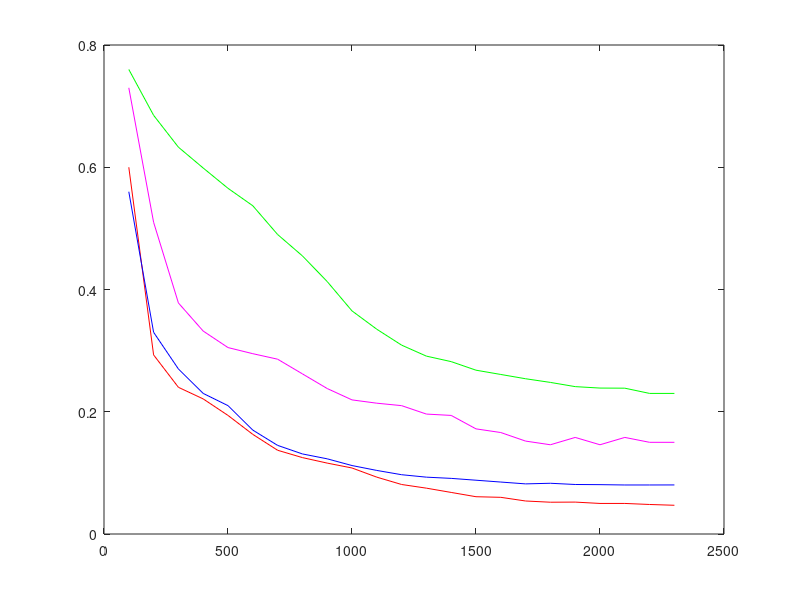

Here is the MATLAB script that generated this plot: (Note: this script raises an error after producing the figure.)
% The Original Data
%pendigits
clear;clc;
T_KBPA0p = [0.0032	0.0028	0.0025	0.0022	0.0022	0.0021	0.0020	0.0022	0.0022	0.0021	0.0022	0.0022	0.0022	0.0025	0.0026	0.0024	0.0023	0.0023	0.0022	0.0024	0.0023	0.0025	0.0022	0.0022	0.0016	0.0025	0.0026	0.0026	0.0024	0.0025	0.0027	0.0026	0.0023	0.0019	0.0024	0.0024	0.0027	0.0027	0.0027	0.0028	0.0029	0.0027	0.0024	0.0028	0.0030	0.0027	0.0025	0.0028	0.0031	0.0028	0.0027	0.0029	0.0032	0.0034	0.0029	0.0032	0.0031	0.0032	0.0022	0.0027	0.0032	0.0034	0.0036	0.0037	0.0033	0.0027	0.0024	0.0031	0.0031	0.0023	0.0031	0.0030	0.0031	0.0032];
R_KBPA0p = [26.96	50.21	71.52	95.09	125.05	147.20	174.92	204.35	228.01	245.01	268.93	292.93	324.67	341.73	365.62	388.67	416.35	439.47	457.39	486.87	506.62	528.07	544.12	566.49	586.35	606.39	630.97	646.35	661.15	683.27	700.21	721.80	737.70	756.56	778.58	795.47	814.23	830.71	848.49	865.97	885.51	902.64	921.74	939.55	958.31	974.60	989.67	1005.18	1017.29	1036.73	1055.20	1075.42	1090.15	1118.73	1133.20	1155.81	1172.97	1183.03	1202.91	1219.59	1236.46	1253.52	1268.31	1286.00	1297.33	1312.27	1320.53	1337.23	1362.85	1374.37	1389.92	1400.81	1415.54	1431.31];
%M_KBPA0p = [0.90	0.66	0.64	0.66	0.63	0.64	0.63	0.61	0.60	0.52	0.46	0.45	0.46	0.45	0.43	0.42	0.43	0.30	0.26	0.28	0.24	0.26	0.19	0.21	0.25	0.28	0.27	0.19	0.22	0.20	0.17	0.21	0.16	0.19	0.19	0.22	0.23	0.22	0.19	0.21	0.20	0.21	0.22	0.19	0.24	0.22	0.23	0.24	0.25	0.24	0.21	0.22	0.21	0.23	0.19	0.23	0.24	0.17	0.20	0.14	0.18	0.21	0.15	0.23	0.16	0.19	0.13	0.17	0.16	0.14	0.16	0.14	0.15	0.14];
M_KBPA0p = [ 0.900000000000000,0.793333333333333,0.767142857142857,0.746250000000000,0.721111111111111,0.695000000000000,0.650000000000000,0.630000000000000,0.611000000000000,0.588000000000000,0.567000000000000,0.546000000000000,0.513000000000000,0.478000000000000,0.446000000000000,0.418000000000000,0.398000000000000,0.372000000000000,0.347000000000000,0.327000000000000,0.312000000000000,0.297000000000000,0.273000000000000,0.265000000000000,0.259000000000000,0.248000000000000,0.245000000000000,0.235000000000000,0.235000000000000,0.233000000000000,0.230000000000000,0.225000000000000,0.220000000000000,0.220000000000000,0.219000000000000,0.219000000000000,0.223000000000000,0.224000000000000,0.227000000000000,0.232000000000000,0.235000000000000,0.236000000000000,0.237000000000000,0.240000000000000,0.245000000000000,0.245000000000000,0.247000000000000,0.247000000000000,0.248000000000000,0.248000000000000,0.247000000000000,0.249000000000000,0.243000000000000,0.239000000000000,0.228000000000000,0.222000000000000,0.222000000000000,0.215000000000000,0.217000000000000,0.210000000000000,0.210000000000000,0.200000000000000,0.193000000000000,0.192000000000000,0.186000000000000,0.188000000000000,0.184000000000000,0.178000000000000,0.177000000000000,0.171111111111111,0.172500000000000,0.170000000000000,0.176666666666667,0.178000000000000];
CM_KBPA0p = [0, 83,136,183,223,255,287,333,357,382,406,431,451,476,494,517,535,559,576,595,614,633,650,663,679,693,712,735,750,766,780,795,811,832,846,855,863,872,879,891,905,921,932,943,952,967,978,992,1005,1015,1023,1033,1045,1054,1065,1081,1091,1103,1117,1123,1130,1142,1150,1155,1163,1172,1179,1187,1195,1207,1212,1220,1229,1235,1239];


T_KBPALp = [0.0035	0.0056	0.0079	0.0095	0.0099	0.0109	0.0119	0.0127	0.0139	0.0153	0.0159	0.0164	0.0160	0.0166	0.0175	0.0189	0.0216	0.0231	0.0233	0.0227	0.0243	0.0250	0.0270	0.0280	0.0287	0.0280	0.0287	0.0301	0.0319	0.0323	0.0327	0.0342	0.0351	0.0353	0.0370	0.0386	0.0377	0.0395	0.0401	0.0424	0.0445	0.0443	0.0432	0.0432	0.0446	0.0492	0.0492	0.0495	0.0503	0.0491	0.0499	0.0501	0.0507	0.0517	0.0561	0.0537	0.0609	0.0561	0.0604	0.0628	0.0617	0.0636	0.0680	0.0637	0.0651	0.0672	0.0673	0.0649	0.0656	0.0663	0.0696	0.0715	0.0702	0.0718];
R_KBPALp = [85.95	147.86	212.47	271.98	331.47	381.07	432.75	471.31	510.89	542.30	582.28	629.25	666.70	700.84	741.59	786.87	813.13	840.64	878.09	912.81	948.51	992.64	1020.71	1057.35	1085.31	1115.15	1146.31	1179.40	1213.30	1250.32	1282.92	1308.07	1344.97	1376.12	1404.69	1433.48	1464.47	1490.46	1523.16	1556.77	1583.96	1618.28	1643.74	1673.08	1705.56	1737.30	1770.86	1798.97	1826.34	1854.32	1881.76	1911.54	1942.17	1969.78	1999.74	2025.69	2054.36	2081.61	2110.38	2135.62	2170.29	2196.58	2219.44	2245.07	2268.28	2298.74	2323.26	2355.74	2385.59	2416.96	2438.27	2469.12	2492.26	2518.41];
%M_KBPALp = [0.79	0.49	0.47	0.42	0.46	0.37	0.38	0.24	0.22	0.19	0.19	0.15	0.12	0.09	0.12	0.14	0.12	0.13	0.15	0.13	0.14	0.15	0.14	0.11	0.08	0.10	0.12	0.08	0.07	0.08	0.09	0.08	0.07	0.07	0.04	0.03	0.05	0.06	0.04	0.03	0.06	0.06	0.05	0.04	0.06	0.06	0.06	0.05	0.07	0.04	0.04	0.09	0.03	0.04	0.06	0.07	0.04	0.03	0.02	0.01	0.03	0.04	0.03	0.02	0.04	0.03	0.04	0.03	0.05	0.02	0.01	0.01	0.00	0.00];
M_KBPALp=[0.790000000000000,0.563333333333333,0.517142857142857,0.480000000000000,0.447777777777778,0.422000000000000,0.358000000000000,0.321000000000000,0.283000000000000,0.253000000000000,0.221000000000000,0.196000000000000,0.171000000000000,0.162000000000000,0.153000000000000,0.148000000000000,0.144000000000000,0.143000000000000,0.142000000000000,0.141000000000000,0.139000000000000,0.137000000000000,0.133000000000000,0.127000000000000,0.120000000000000,0.116000000000000,0.110000000000000,0.102000000000000,0.0950000000000000,0.0880000000000000,0.0830000000000000,0.0780000000000000,0.0720000000000000,0.0680000000000000,0.0640000000000000,0.0620000000000000,0.0590000000000000,0.0560000000000000,0.0530000000000000,0.0520000000000000,0.0540000000000000,0.0570000000000000,0.0570000000000000,0.0580000000000000,0.0580000000000000,0.0590000000000000,0.0620000000000000,0.0590000000000000,0.0580000000000000,0.0600000000000000,0.0610000000000000,0.0590000000000000,0.0560000000000000,0.0530000000000000,0.0470000000000000,0.0460000000000000,0.0460000000000000,0.0400000000000000,0.0390000000000000,0.0390000000000000,0.0360000000000000,0.0330000000000000,0.0320000000000000,0.0340000000000000,0.0340000000000000,0.0340000000000000,0.0320000000000000,0.0280000000000000,0.0250000000000000,0.0255555555555556,0.0237500000000000,0.0228571428571429,0.0200000000000000,0.0180000000000000];
CM_KBPALp = [0, 80,136,178,212,244,274,309,342,366,386,407,430,451,465,482,502,515,526,543,561,575,592,601,610,616,624,635,642,649,658,666,674,681,688,692,698,707,712,717,721,723,731,736,740,746,751,753,761,773,778,781,791,797,801,807,812,817,822,826,830,833,837,839,844,849,854,859,860,868,870,873,877,880,883];

T_KSGDp = [0.0032	0.0045	0.0057	0.0064	0.0072	0.0077	0.0086	0.0093	0.0099	0.0107	0.0101	0.0105	0.0095	0.0100	0.0106	0.0129	0.0115	0.0119	0.0120	0.0136	0.0123	0.0144	0.0135	0.0133	0.0148	0.0141	0.0145	0.0153	0.0156	0.0163	0.0153	0.0163	0.0161	0.0176	0.0177	0.0181	0.0184	0.0190	0.0187	0.0194	0.0193	0.0200	0.0219	0.0220	0.0225	0.0223	0.0230	0.0238	0.0244	0.0238	0.0255	0.0276	0.0248	0.0254	0.0281	0.0280	0.0267	0.0270	0.0266	0.0268	0.0273	0.0275	0.0280	0.0283	0.0285	0.0289	0.0293	0.0295	0.0301	0.0304	0.0307	0.0307	0.0311	0.0317];
R_KSGDp = [78.99	127.74	176.33	217.25	263.14	307.99	351.82	389.61	428.22	464.96	499.70	530.54	572.40	595.22	628.01	660.73	699.38	738.11	771.96	815.77	841.68	880.33	921.87	954.38	984.82	1015.59	1051.25	1085.02	1119.75	1149.42	1171.36	1202.98	1236.43	1258.89	1286.50	1318.10	1356.73	1392.61	1421.47	1455.12	1490.81	1525.63	1560.28	1598.85	1634.58	1662.29	1687.18	1720.84	1746.72	1785.30	1828.52	1859.35	1889.13	1916.87	1962.34	1992.29	2029.91	2061.62	2097.38	2137.83	2178.49	2207.39	2237.99	2269.90	2305.64	2327.53	2364.21	2394.86	2425.60	2443.46	2474.11	2500.94	2533.85	2569.73];
%M_KSGDp = [0.77	0.36	0.34	0.23	0.25	0.24	0.24	0.14	0.15	0.11	0.12	0.11	0.10	0.12	0.13	0.13	0.14	0.13	0.12	0.14	0.12	0.14	0.12	0.14	0.14	0.12	0.11	0.12	0.11	0.12	0.08	0.09	0.07	0.08	0.10	0.09	0.13	0.11	0.09	0.07	0.10	0.11	0.12	0.11	0.11	0.10	0.10	0.10	0.09	0.08	0.11	0.09	0.10	0.08	0.13	0.13	0.13	0.13	0.10	0.13	0.11	0.09	0.07	0.12	0.12	0.07	0.09	0.08	0.07	0.07	0.08	0.11	0.09	0.11];
M_KSGDp =  [0.770000000000000,0.405000000000000,0.367142857142857,0.340000000000000,0.314444444444444,0.295000000000000,0.229000000000000,0.203000000000000,0.181000000000000,0.171000000000000,0.159000000000000,0.149000000000000,0.138000000000000,0.136000000000000,0.135000000000000,0.136000000000000,0.138000000000000,0.139000000000000,0.143000000000000,0.145000000000000,0.144000000000000,0.142000000000000,0.140000000000000,0.138000000000000,0.138000000000000,0.132000000000000,0.129000000000000,0.122000000000000,0.118000000000000,0.114000000000000,0.109000000000000,0.110000000000000,0.110000000000000,0.107000000000000,0.103000000000000,0.101000000000000,0.104000000000000,0.107000000000000,0.111000000000000,0.114000000000000,0.114000000000000,0.115000000000000,0.112000000000000,0.110000000000000,0.109000000000000,0.113000000000000,0.112000000000000,0.111000000000000,0.107000000000000,0.109000000000000,0.111000000000000,0.114000000000000,0.117000000000000,0.117000000000000,0.121000000000000,0.124000000000000,0.122000000000000,0.120000000000000,0.122000000000000,0.126000000000000,0.120000000000000,0.116000000000000,0.111000000000000,0.105000000000000,0.102000000000000,0.0970000000000000,0.0970000000000000,0.0970000000000000,0.101000000000000,0.0988888888888889,0.0962500000000000,0.100000000000000,0.101666666666667,0.106000000000000];
CM_KSGDp = [0, 56,85,116,140,166,180,204,219,238,252,265,281,297,303,315,328,344,356,367,386,394,408,414,424,433,445,458,466,475,487,495,504,515,530,537,545,561,582,594,597,607,617,629,638,653,674,685,699,713,726,738,747,760,774,789,806,819,841,857,866,878,893,908,921,933,944,957,966,980,991,999,1004,1016,1028];

T_KBp = [0.0030	0.0052	0.0084	0.0110	0.0130	0.0133	0.0141	0.0172	0.0183	0.0211	0.0211	0.0219	0.0236	0.0253	0.0254	0.0263	0.0286	0.0305	0.0306	0.0325	0.0333	0.0347	0.0361	0.0381	0.0408	0.0429	0.0455	0.0451	0.0485	0.0478	0.0499	0.0529	0.0527	0.0586	0.0583	0.0566	0.0601	0.0656	0.0731	0.0747	0.0774	0.0706	0.0768	0.0739	0.0751	0.0781	0.0797	0.0806	0.0781	0.0814	0.0892	0.0836	0.0845	0.0873	0.0892	0.0921	0.0917	0.0937	0.0939	0.0952	0.0980	0.0987	0.1021	0.1009	0.1041	0.1063	0.1048	0.1071	0.1105	0.1119	0.1131	0.1151	0.1158	0.1182];
%R_KBp = [];
M_KBp = [0.7225	0.5000	0.4825	0.3775	0.3525	0.3500	0.3600	0.3625	0.36050	0.3525	0.3525	0.3300	0.3350	0.3200	0.3125	0.3100	0.2625	0.2525	0.2500	0.2550	0.2600	0.2575	0.2425	0.2375	0.2350	0.2275	0.2175	0.2100	0.2075	0.2125	0.2075	0.2050	0.1950	0.1950	0.2075	0.2025	0.2000	0.1950	0.1900	0.1925	0.1950	0.1925	0.1825	0.1875	0.1850	0.1800	0.1800	0.1770	0.1825	0.1775	0.1725	0.1755	0.1750	0.16950	0.1650	0.1630	0.1625	0.15900	0.1600	0.1575	0.1525	0.1475	0.1500	0.1490	0.14125	0.1425	0.14600	0.1500	0.1425	0.1375	0.1320	0.1280	0.1260	0.1250];
CM_KBp = [0 57	97	133	162	188	217	234	259	281	304	338	353	377	406	425	456	474	490	509	530	547	566	581	599	617	633	648	661	677	697	711	723	737	750	766	779	788	799	813	825	835	849	856	863	875	889	904	910	916	921	932	941	951	962	974	979	985	996	1006	1018	1026	1039	1049	1063	1073	1084	1093	1102	1113	1121	1128	1138	1146	1155];

%Segment
T_KBPA0s = [0.0017	0.0023	0.0021	0.0025	0.0021	0.0018	0.0022	0.0023	0.0019	0.0017	0.0017	0.0018	0.0018	0.0018	0.0017	0.0018	0.0017	0.0018	0.0019	0.0019	0.0019	0.0019	0.0021];
R_KBPA0s = [31.52	60.87	84.42	109.96	140.66	167.37	185.30	205.30	227.10	246.83	274.89	287.31	307.85	329.51	346.10	370.27	388.79	401.85	425.15	443.21	464.86	483.73	505.32];
%M_KBPA0s = [0.76	0.66	0.68	0.65	0.54	0.46	0.36	0.32	0.36	0.30	0.28	0.29	0.31	0.26	0.17	0.24	0.20	0.18	0.23	0.22	0.23	0.21	0.23];
M_KBPA0s=[0.760000000000000,0.685000000000000,0.632857142857143,0.598750000000000,0.565555555555556,0.537000000000000,0.490000000000000,0.455000000000000,0.413000000000000,0.365000000000000,0.335000000000000,0.309000000000000,0.291000000000000,0.282000000000000,0.268000000000000,0.261000000000000,0.254000000000000,0.248000000000000,0.241111111111111,0.238750000000000,0.238571428571429,0.230000000000000,0.230000000000000];
CM_KBPA0s = [0, 70,116,157,194,237,279,313,346,381,400,431,460,483,512,534,567,594,610,643,672,705,729,759];

T_KBPALs = [0.0026	0.0047	0.0056	0.0064	0.0078	0.0082	0.0092	0.0095	0.0101	0.0105	0.0109	0.0111	0.0104	0.0107	0.0106	0.0110	0.0113	0.0113	0.0116	0.0121	0.0124	0.0125	0.0131];
R_KBPALs = [49.39	73.24	94.41	106.15	126.15	140.03	151.22	162.91	175.29	185.77	194.63	202.73	210.29	222.39	228.65	234.54	241.56	250.35	262.54	268.59	273.61	280.22	290.12];
%M_KBPALs = [0.60	0.17	0.16	0.13	0.18	0.16	0.12	0.13	0.12	0.07	0.09	0.04	0.05	0.07	0.05	0.03	0.04	0.06	0.06	0.05	0.06	0.03	0.02];
M_KBPALs = [0.60,0.293,0.24,0.221,0.194,0.163,0.137,0.125,0.116,0.108,0.093,0.081,0.075,0.068,0.061,0.06,0.054,0.052,0.0522,0.0500,0.050,0.0483,0.0470];
CM_KBPALs = [0, 63,83,96,105,127,144,156,169,183,190,196,199,203,210,216,220,225,229,236,241,245,252,265];

T_KSGDs = [0.0031	0.0046	0.0050	0.0065	0.0071	0.0072	0.0074	0.0083	0.0090	0.0082	0.0092	0.0087	0.0082	0.0083	0.0089	0.0092	0.0094	0.0093	0.0093	0.0094	0.0100	0.0100	0.0102];
R_KSGDs = [45.74	63.74	79.96	93.09	112.25	126.53	136.67	150.29	158.63	166.91	178.84	185.19	190.89	204.01	209.34	222.16	228.27	235.71	245.27	256.78	268.08	273.75	288.58];
%M_KSGDs = [0.67	    0.32	0.16	0.17	0.20	0.16	0.11	0.11	0.12	0.07	0.09	0.05	0.07	0.08	0.06	0.12	0.09	0.07	0.13	0.11	0.14	0.08	0.11];
M_KSGDs = [0.56,0.33,0.27,0.23,0.21,0.17,0.145,0.131,0.123,0.112,0.104,0.097,0.093,0.091,0.088,0.085,0.0820,0.083,0.081,0.08075,0.0802,0.08021,0.08028];
CM_KSGDs = [0, 56,87,104,117,138,155,168,180,191,200,212,217,227,236,245,258,271,278,292,302,309,315,337];

T_KBs = [0.0026	0.0052	0.0075	0.0095	0.0115	0.0126	0.0142	0.0159	0.0175	0.0206	0.0217	0.0234	0.0222	0.0250	0.0248	0.0271	0.0284	0.0307	0.0331	0.0339	0.0353	0.0367	0.0389];
M_KBs = [0.7300	0.5100	0.3780	0.3320	0.3050	0.2950	0.2860	0.2620	0.2380	0.21940	0.2140	0.2100	0.19620	0.1940	0.1720	0.1660	0.1520	0.1460	0.1580	0.1460	0.1580	0.1500	0.1500];
CM_KBs = [0 73	122	157	189	220	252	281	307	331	350	372	393	411	430	447	464	479	494	510	524	540	555	570];

n_pen = size(T_KBPA0p,2);
n_seg = size(T_KBPA0s,2);


n = n_seg;
xaxis = [];
for i = 1:n
    xaxis = [xaxis, i*100];
end
%change T to [T, M, R] and p to [p, s]
y1 = M_KBPA0s;
y2 = M_KBPALs;
y3 = M_KSGDs ;
y4 = M_KBs   ;
xmax = 2500;
ymax = 1;
values_KBPA0 = [xaxis;y1];
%values_KBPA0 = spcrv([[xaxis(1) xaxis xaxis(end)];[y1(1) y1 y1(end)]],3);
values_KBPAL = [xaxis;y2];
%values_KBPAL = spcrv([[xaxis(1) xaxis xaxis(end)];[y2(1) y2 y2(end)]],3);
values_KSGD  = [xaxis;y3];
%values_KSGD  = spcrv([[xaxis(1) xaxis xaxis(end)];[y3(1) y3 y3(end)]],3);
values_KB   = [xaxis;y4];
%values_KB  = spcrv([[xaxis(1) xaxis xaxis(end)];[y4(1) y4 y4(end)]],3);
a = plot(values_KBPA0(1,:),values_KBPA0(2,:), 'g', values_KBPAL(1,:),values_KBPAL(2,:), 'r', values_KSGD (1,:),values_KSGD(2,:), 'b',values_KB(1,:),values_KB(2,:), 'm');
%a = plot(values_KBPAL(1,:),values_KBPAL(2,:), 'r', values_KSGD (1,:),values_KSGD(2,:), 'b');
a.set('Markersize',30);
axis([0 xmax 0 ymax])
xtitle = xlabel('Intance number');
ytitle = ylabel('Error rate');
option = title('Data Segment');
l = legend(['KBPA(linear)'],['KBPA(Laplace)'],['KSGD'],['KBanditron']);
xtitle.set('FontSize',18);
ytitle.set('FontSize',18);
option.set('FontSize',18);
l.set('FontSize',18);
%grid on